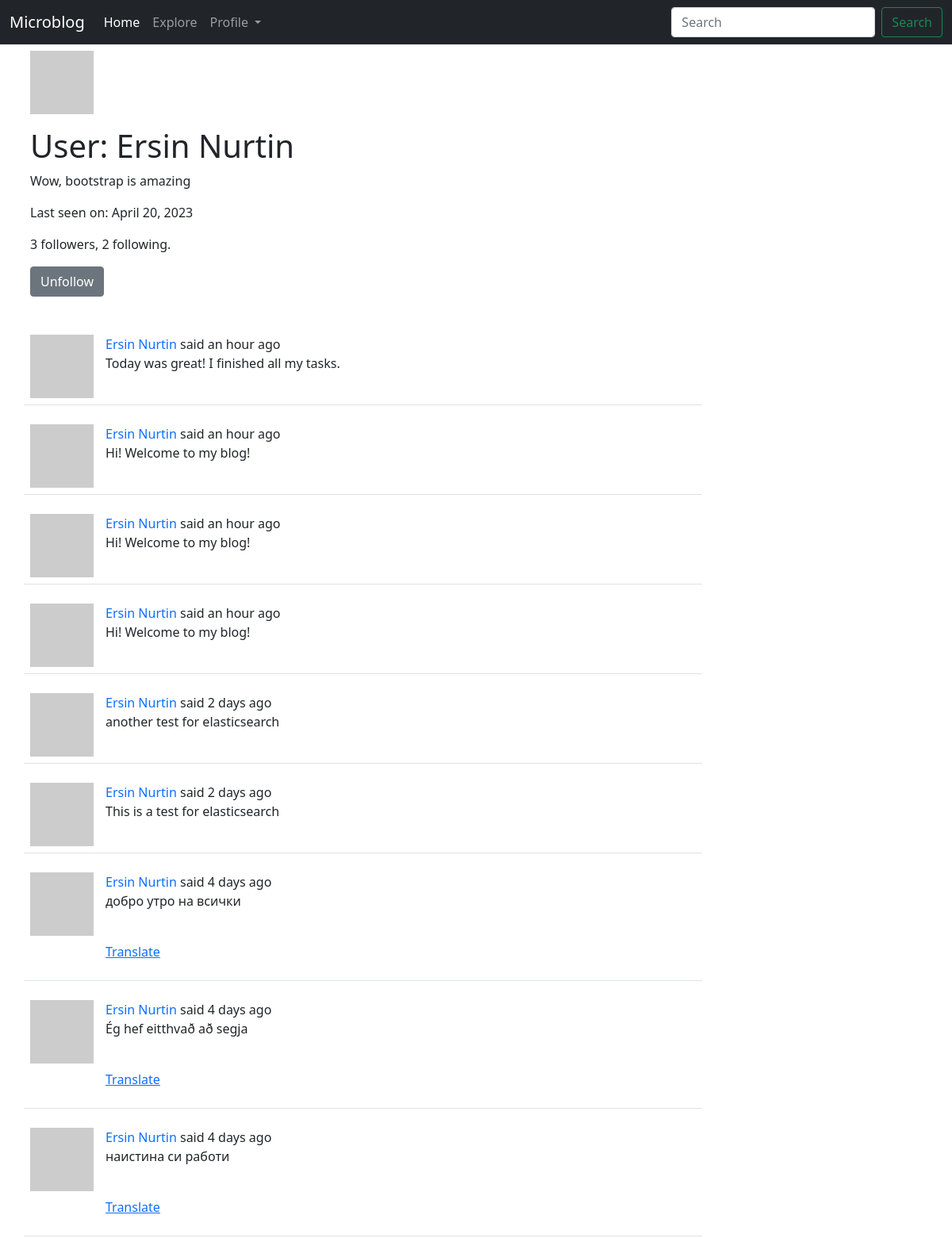
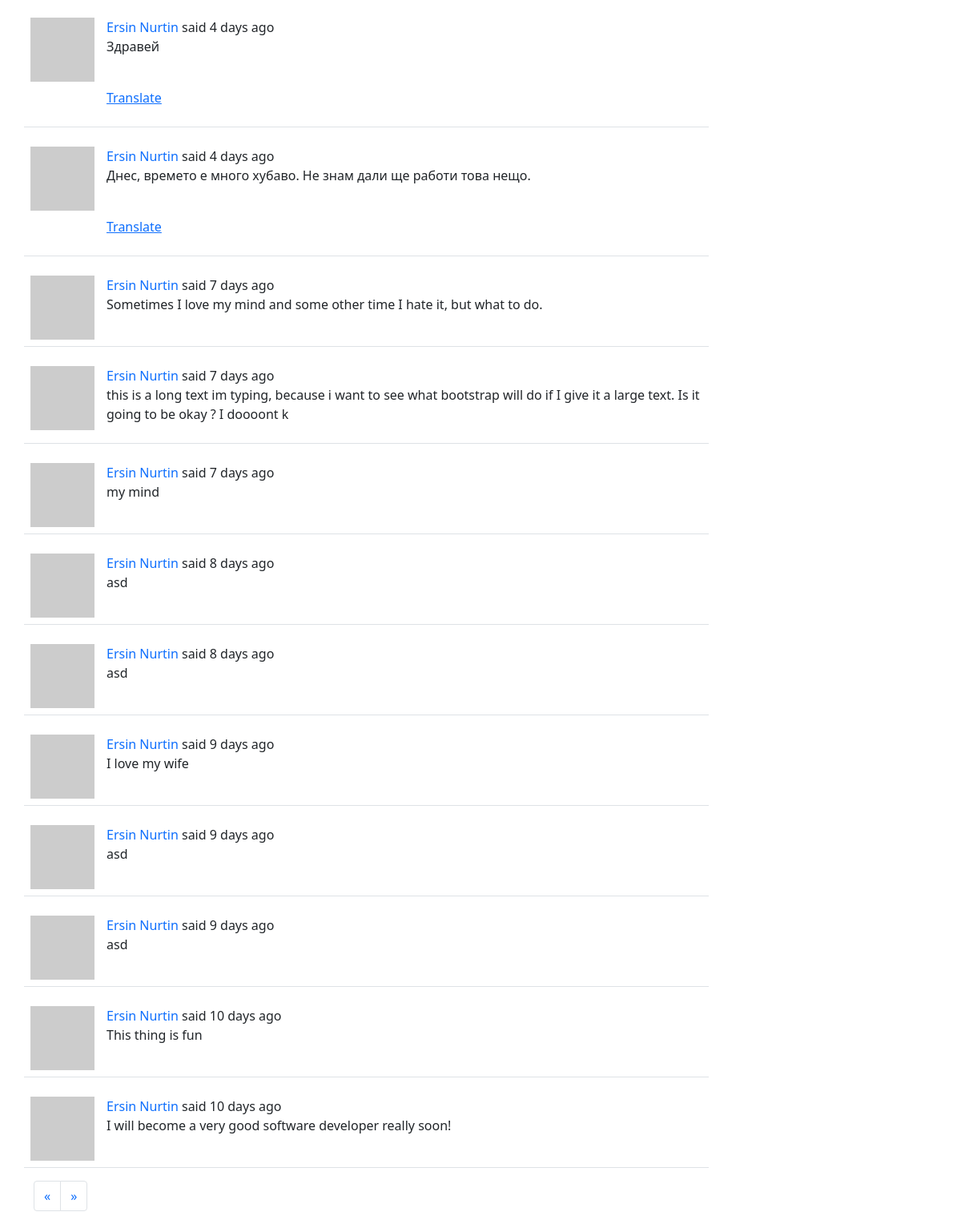
The page /user/Ersin Nurtin (signed in) on the database its author committed (2 pictures, top to bottom).
### app/models.py (models this page shows, shortened)
class User(UserMixin, db.Model):
	id = db.Column(db.Integer, primary_key=True)
	username = db.Column(db.String(64), index=True, unique=True)
	email = db.Column(db.String(120), index=True, unique=True)
	password_hash = db.Column(db.String(128))
	about_me = db.Column(db.String(140))
	last_seen = db.Column(db.DateTime, default=datetime.utcnow())
	posts = db.relationship('Post', backref='author', lazy='dynamic')
	followed = db.relationship(
		'User', secondary=followers,
		primaryjoin=(followers.c.follower_id == id),
		secondaryjoin=(followers.c.followed_id == id),
		backref=db.backref('followers', lazy='dynamic'), lazy='dynamic')
	def avatar(self, size):
		digest = md5(self.email.lower().encode('utf-8')).hexdigest()
		return f"https://www.gravatar.com/avatar/{digest}?d=identicon&s={size}"
	def is_following(self, user):
		return self.followed.filter(followers.c.followed_id == user.id).count() > 0

class SearchableMixin:
	@classmethod
	def before_commit(cls, session):
		session._changes = {
			'add': list(session.new),
			'update': list(session.dirty),
			'delete': list(session.deleted)
		}
	@classmethod
	def after_commit(cls, session):
		for obj in session._changes['add']:
			if isinstance(obj, SearchableMixin):
				add_to_index(obj.__tablename__, obj)
		for obj in session._changes['update']:
			if isinstance(obj, SearchableMixin):
				add_to_index(obj.__tablename__, obj)
		for obj in session._changes['delete']:
			if isinstance(obj, SearchableMixin):
				remove_from_index(obj.__tablename__, obj)
		session._changes = None

class Post(SearchableMixin, db.Model):
	__searchable__ = ['body']
	id = db.Column(db.Integer, primary_key=True)
	body = db.Column(db.String(140))
	timestamp = db.Column(db.DateTime, index=True, default=datetime.utcnow)
	user_id = db.Column(db.Integer, db.ForeignKey('user.id'))
	language = db.Column(db.String(5))

### app/main/routes.py (the view)
@bp.route('/user/<username>')
@login_required
def user(username):
	user_ = User.query.filter_by(username=username).first_or_404()
	form = EmptyForm()
	page = request.args.get('page', 1, type=int)
	posts = user_.posts.order_by(Post.timestamp.desc()).paginate(
		page=page, per_page=current_app.config['POSTS_PER_PAGE'], error_out=False)
	next_url = url_for('main.user', username=user_.username, page=posts.next_num) if posts.has_next else '#'
	prev_url = url_for('main.user', username=user_.username, page=posts.prev_num) if posts.has_prev else '#'
	return render_template('user.html', user=user_, posts=posts.items, form=form, next_url=next_url, prev_url=prev_url)

### app/main/forms.py
class SearchForm(FlaskForm):
	q = StringField(_l('Search'), validators=[DataRequired()])
	s = SubmitField(_l('Search'))
	def __init__(self, *args, **kwargs):
		if 'formdata' not in kwargs:
			kwargs['formdata'] = request.args
		if 'meta' not in kwargs:
			kwargs['meta'] = {'csrf': False}
		super(SearchForm, self).__init__(*args, **kwargs)

class EmptyForm(FlaskForm):
	submit = SubmitField(_l('Submit'))

### app/__init__.py (called while the page is built)
def get_locale():
	user = getattr(g, 'user', None)
	if user is not None:
		return user.locale
	return request.accept_languages.best_match(current_app.config['LANGUAGES'])

### app/main/routes.py (called while the page is built)
@bp.before_app_request
def before_request():
	if current_user.is_authenticated:
		current_user.last_seen = datetime.utcnow()
		db.session.commit()
		g.search_form = SearchForm()
	g.locale = str(get_locale())

### app/models.py (called while the page is built)
@login.user_loader
def load_user(user_id):
	return User.query.get(int(user_id))

### app/templates/user.html (shortened to what this page needs)
{% extends "layout.html" %}
{% block content %}
<div class="container">
    <table class="table table-borderless">
        <tr class="row">
            <td>
                <img src="{{ user.avatar(128) }}" alt="user image"/>
            </td>
            <td>
                <h1>{{ _('User') }}: {{ user.username }}</h1>
                {% if user.about_me %}<p>{{ user.about_me }}</p>{% endif %}
                {% if user.last_seen %}<p>{{ _('Last seen on') }}: {{ moment(user.last_seen).format('LL') }}</p>{% endif %}
                <p>{{ user.followers.count() }} {{ _('followers') }}, {{ user.followed.count() }} {{ _('following') }}.</p>
                {% if user == current_user %}
                <p><a style="text-decoration: none" href="{{ url_for('main.edit_profile') }}">{{ _('Edit Profile') }}</a></p>
                {% else %}
                <p>
                    <form action="{{ url_for('main.unfollow', username=user.username) }}" method="post">
                        {{ form.submit(class_='btn btn-secondary', value='Unfollow') }}
                    </form>
                {% endif %}
                </p>
            </td>
        </tr>
    </table>
</div>
    {% for post in posts %}
        {% include '_post.html' %}
    {% endfor %}
    <div class="container">
    <nav>
      <ul class="pagination">
        <li class="page-item">
          <a class="page-link {% if prev_url %} disabled {% endif %}" href="{{ prev_url or '#' }}" aria-label="Previous">
            <span aria-hidden="true">&laquo;</span>
          </a>
        </li>
        <li class="page-item">
          <a class="page-link {% if next_url %} disabled {% endif %}" href="{{ next_url or '#' }}" aria-label="Next">
            <span aria-hidden="true">&raquo;</span>
          </a>
        </li>
      </ul>
    </nav>
    </div>
{% endblock content %}

### app/templates/_post.html (shortened to what this page needs)
<div class="container">
    <table class="table table-hover">
      <tr class="row">
        <td class="col-1"><a href="{{ url_for('main.user', username=post.author.username) }}"><img src=" {{ post.author.avatar(70) }}" alt="user image"/></a>
        <td class="col-8">
          {{ _('%(username)s said %(when)s', username=user_link, when=moment(post.timestamp).fromNow()) }}
          <br>
          <p class="text-body"><span id="post{{ post.id }}">{{ post.body }}</span></p>
          {% if post.language and post.language != g.locale %}
            <br>
                <p><span id="translation{{ post.id }}">
                    <a href="javascript:translate(
                                '#post{{ post.id }}',
                                '#translation{{ post.id }}',
                                '{{ post.language }}',
                                '{{ g.locale }}');">{{ _('Translate') }}</a>
                </span></p>
          {% endif %}
        </td>
      </tr>
    </table>
</div>

### rows shown on the page
User: username "Ersin Nurtin", about_me "Wow, bootstrap is amazing", last_seen "April 20, 2023"
Post: body "Today was great! I finished all my tasks."
Post: body "Hi! Welcome to my blog!"
Post: body "Hi! Welcome to my blog!"
Post: body "Hi! Welcome to my blog!"
Post: body "another test for elasticsearch"
Post: body "This is a test for elasticsearch"
Post: body "добро утро на всички"
Post: body "Ég hef eitthvað að segja"
Post: body "наистина си работи"
Post: body "Здравей"
Post: body "Днес, времето е много хубаво. Не знам дали ще работи това нещо."
Post: body "Sometimes I love my mind and some other time I hate it, but what to do."
Post: body "this is a long text im typing, because i want to see what bootstrap will do if I give it a large text. Is it going to be okay ? I doooont k"
Post: body "my mind"
Post: body "asd"
Post: body "asd"
Post: body "I love my wife"
Post: body "asd"
Post: body "asd"
Post: body "This thing is fun"
Post: body "I will become a very good software developer really soon!"

### other values the page prints
{{ user.followers.count() }} "3"
{{ user.followed.count() }} "2"
